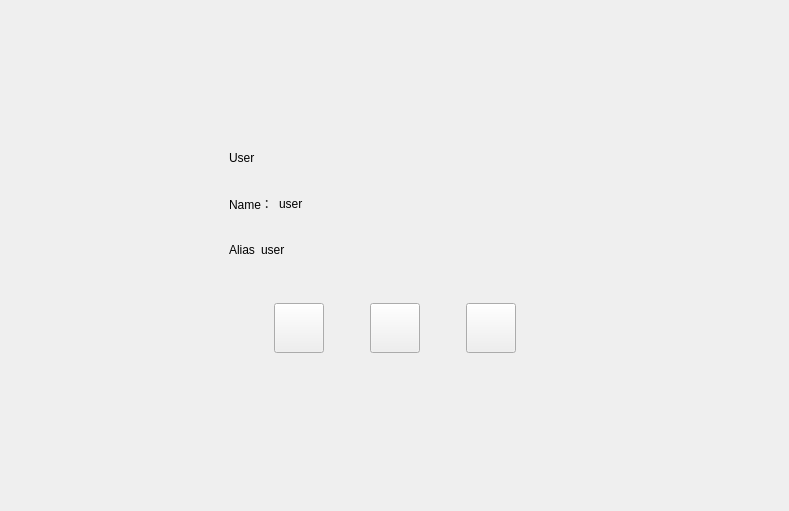
<?xml version="1.0" encoding="UTF-8"?>
<ui version="4.0">
 <class>FriendInfoPage</class>
 <widget class="QWidget" name="FriendInfoPage">
  <property name="geometry">
   <rect>
    <x>0</x>
    <y>0</y>
    <width>789</width>
    <height>511</height>
   </rect>
  </property>
  <property name="windowTitle">
   <string>Form</string>
  </property>
  <layout class="QVBoxLayout" name="verticalLayout">
   <property name="leftMargin">
    <number>120</number>
   </property>
   <property name="topMargin">
    <number>120</number>
   </property>
   <property name="rightMargin">
    <number>120</number>
   </property>
   <property name="bottomMargin">
    <number>120</number>
   </property>
   <item>
    <widget class="QWidget" name="widget" native="true">
     <layout class="QHBoxLayout" name="horizontalLayout">
      <item>
       <widget class="QLabel" name="icon_lb">
        <property name="minimumSize">
         <size>
          <width>85</width>
          <height>85</height>
         </size>
        </property>
        <property name="maximumSize">
         <size>
          <width>85</width>
          <height>85</height>
         </size>
        </property>
        <property name="text">
         <string/>
        </property>
       </widget>
      </item>
      <item>
       <widget class="QWidget" name="widget_3" native="true">
        <layout class="QVBoxLayout" name="verticalLayout_2">
         <item>
          <widget class="QWidget" name="widget_4" native="true">
           <property name="minimumSize">
            <size>
             <width>0</width>
             <height>40</height>
            </size>
           </property>
           <property name="maximumSize">
            <size>
             <width>16777215</width>
             <height>40</height>
            </size>
           </property>
           <layout class="QHBoxLayout" name="horizontalLayout_2">
            <property name="leftMargin">
             <number>0</number>
            </property>
            <property name="topMargin">
             <number>0</number>
            </property>
            <property name="rightMargin">
             <number>0</number>
            </property>
            <property name="bottomMargin">
             <number>0</number>
            </property>
            <item>
             <widget class="QLabel" name="name_lb">
              <property name="minimumSize">
               <size>
                <width>40</width>
                <height>0</height>
               </size>
              </property>
              <property name="maximumSize">
               <size>
                <width>16777215</width>
                <height>16777215</height>
               </size>
              </property>
              <property name="text">
               <string>User</string>
              </property>
             </widget>
            </item>
            <item>
             <widget class="QLabel" name="sex_lb">
              <property name="minimumSize">
               <size>
                <width>40</width>
                <height>40</height>
               </size>
              </property>
              <property name="maximumSize">
               <size>
                <width>40</width>
                <height>40</height>
               </size>
              </property>
              <property name="text">
               <string/>
              </property>
             </widget>
            </item>
            <item>
             <spacer name="horizontalSpacer">
              <property name="orientation">
               <enum>Qt::Orientation::Horizontal</enum>
              </property>
              <property name="sizeHint" stdset="0">
               <size>
                <width>40</width>
                <height>20</height>
               </size>
              </property>
             </spacer>
            </item>
           </layout>
          </widget>
         </item>
         <item>
          <widget class="QWidget" name="widget_2" native="true">
           <property name="minimumSize">
            <size>
             <width>0</width>
             <height>40</height>
            </size>
           </property>
           <property name="maximumSize">
            <size>
             <width>16777215</width>
             <height>40</height>
            </size>
           </property>
           <layout class="QHBoxLayout" name="horizontalLayout_3">
            <property name="leftMargin">
             <number>0</number>
            </property>
            <property name="topMargin">
             <number>0</number>
            </property>
            <property name="rightMargin">
             <number>0</number>
            </property>
            <property name="bottomMargin">
             <number>0</number>
            </property>
            <item>
             <widget class="QLabel" name="nick_tip">
              <property name="minimumSize">
               <size>
                <width>0</width>
                <height>30</height>
               </size>
              </property>
              <property name="maximumSize">
               <size>
                <width>50</width>
                <height>30</height>
               </size>
              </property>
              <property name="text">
               <string>Name：</string>
              </property>
             </widget>
            </item>
            <item>
             <widget class="QLabel" name="nick_lb">
              <property name="text">
               <string>user</string>
              </property>
             </widget>
            </item>
            <item>
             <spacer name="horizontalSpacer_2">
              <property name="orientation">
               <enum>Qt::Orientation::Horizontal</enum>
              </property>
              <property name="sizeHint" stdset="0">
               <size>
                <width>40</width>
                <height>20</height>
               </size>
              </property>
             </spacer>
            </item>
           </layout>
          </widget>
         </item>
         <item>
          <widget class="QWidget" name="widget_5" native="true">
           <property name="minimumSize">
            <size>
             <width>0</width>
             <height>40</height>
            </size>
           </property>
           <property name="maximumSize">
            <size>
             <width>16777215</width>
             <height>40</height>
            </size>
           </property>
           <layout class="QHBoxLayout" name="horizontalLayout_4">
            <property name="leftMargin">
             <number>0</number>
            </property>
            <property name="topMargin">
             <number>0</number>
            </property>
            <property name="rightMargin">
             <number>0</number>
            </property>
            <property name="bottomMargin">
             <number>0</number>
            </property>
            <item>
             <widget class="QLabel" name="bak_tip">
              <property name="minimumSize">
               <size>
                <width>0</width>
                <height>30</height>
               </size>
              </property>
              <property name="maximumSize">
               <size>
                <width>50</width>
                <height>30</height>
               </size>
              </property>
              <property name="text">
               <string>Alias</string>
              </property>
             </widget>
            </item>
            <item>
             <widget class="QLabel" name="bak_lb">
              <property name="text">
               <string>user</string>
              </property>
             </widget>
            </item>
            <item>
             <spacer name="horizontalSpacer_7">
              <property name="orientation">
               <enum>Qt::Orientation::Horizontal</enum>
              </property>
              <property name="sizeHint" stdset="0">
               <size>
                <width>40</width>
                <height>20</height>
               </size>
              </property>
             </spacer>
            </item>
           </layout>
          </widget>
         </item>
        </layout>
       </widget>
      </item>
     </layout>
    </widget>
   </item>
   <item>
    <widget class="QWidget" name="widget_6" native="true">
     <layout class="QHBoxLayout" name="horizontalLayout_5">
      <item>
       <spacer name="horizontalSpacer_3">
        <property name="orientation">
         <enum>Qt::Orientation::Horizontal</enum>
        </property>
        <property name="sizeHint" stdset="0">
         <size>
          <width>40</width>
          <height>20</height>
         </size>
        </property>
       </spacer>
      </item>
      <item>
       <widget class="ClickedBtn" name="msg_chat">
        <property name="minimumSize">
         <size>
          <width>50</width>
          <height>50</height>
         </size>
        </property>
        <property name="maximumSize">
         <size>
          <width>50</width>
          <height>50</height>
         </size>
        </property>
        <property name="text">
         <string/>
        </property>
       </widget>
      </item>
      <item>
       <spacer name="horizontalSpacer_5">
        <property name="orientation">
         <enum>Qt::Orientation::Horizontal</enum>
        </property>
        <property name="sizeType">
         <enum>QSizePolicy::Policy::Fixed</enum>
        </property>
        <property name="sizeHint" stdset="0">
         <size>
          <width>40</width>
          <height>20</height>
         </size>
        </property>
       </spacer>
      </item>
      <item>
       <widget class="ClickedBtn" name="voice_chat">
        <property name="minimumSize">
         <size>
          <width>50</width>
          <height>50</height>
         </size>
        </property>
        <property name="maximumSize">
         <size>
          <width>50</width>
          <height>50</height>
         </size>
        </property>
        <property name="text">
         <string/>
        </property>
       </widget>
      </item>
      <item>
       <spacer name="horizontalSpacer_6">
        <property name="orientation">
         <enum>Qt::Orientation::Horizontal</enum>
        </property>
        <property name="sizeType">
         <enum>QSizePolicy::Policy::Fixed</enum>
        </property>
        <property name="sizeHint" stdset="0">
         <size>
          <width>40</width>
          <height>20</height>
         </size>
        </property>
       </spacer>
      </item>
      <item>
       <widget class="ClickedBtn" name="video_chat">
        <property name="minimumSize">
         <size>
          <width>50</width>
          <height>50</height>
         </size>
        </property>
        <property name="maximumSize">
         <size>
          <width>50</width>
          <height>50</height>
         </size>
        </property>
        <property name="text">
         <string/>
        </property>
       </widget>
      </item>
      <item>
       <spacer name="horizontalSpacer_4">
        <property name="orientation">
         <enum>Qt::Orientation::Horizontal</enum>
        </property>
        <property name="sizeHint" stdset="0">
         <size>
          <width>40</width>
          <height>20</height>
         </size>
        </property>
       </spacer>
      </item>
     </layout>
    </widget>
   </item>
   <item>
    <spacer name="verticalSpacer_2">
     <property name="orientation">
      <enum>Qt::Orientation::Vertical</enum>
     </property>
     <property name="sizeHint" stdset="0">
      <size>
       <width>20</width>
       <height>40</height>
      </size>
     </property>
    </spacer>
   </item>
  </layout>
 </widget>
 <customwidgets>
  <customwidget>
   <class>ClickedBtn</class>
   <extends>QPushButton</extends>
   <header location="global">clickedbtn.h</header>
  </customwidget>
 </customwidgets>
 <resources/>
 <connections/>
</ui>
